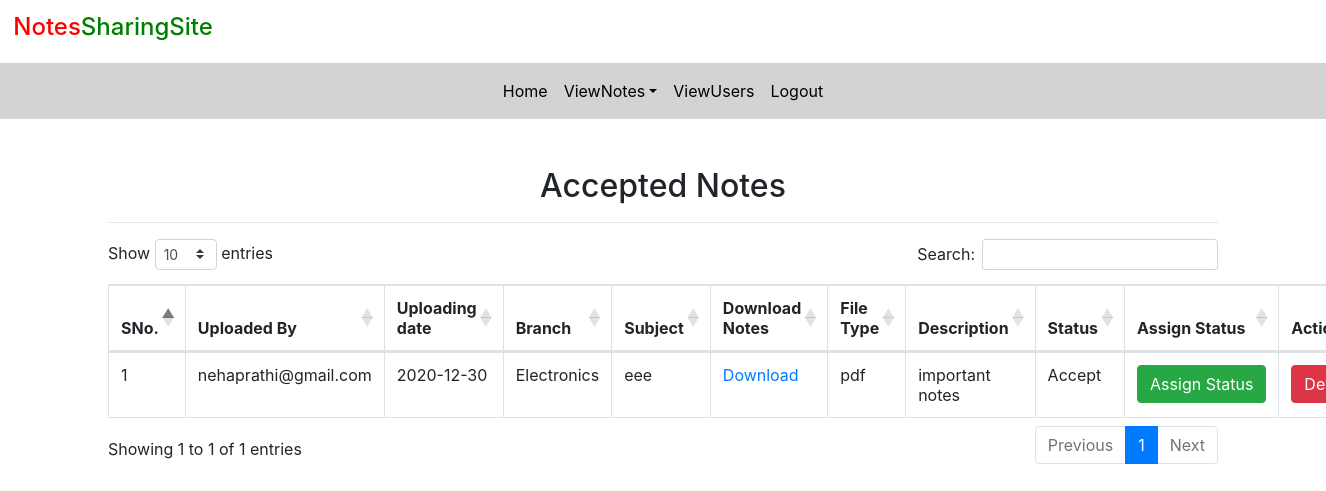
/accepted_notes (signed in), run on an earlier commit of the app's database.
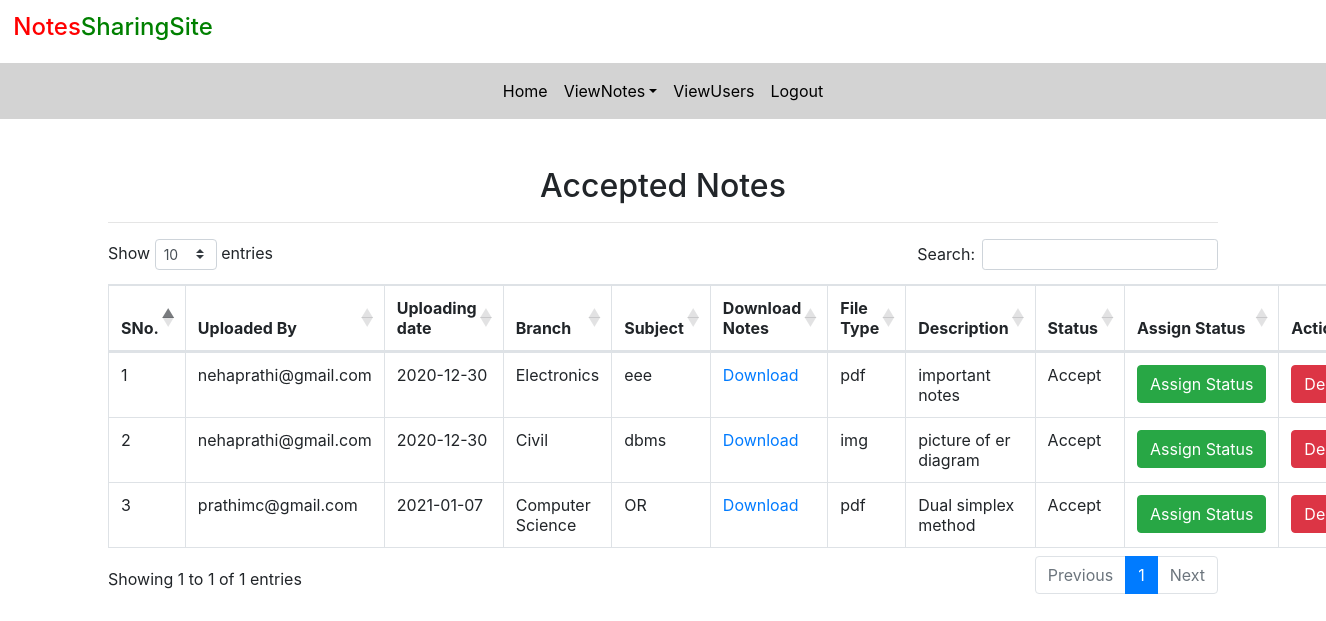
And on a later commit of the database.
### notes/models.py (models this page shows, shortened)
class Notes(models.Model):
	user=models.ForeignKey(User,on_delete=models.CASCADE)
	uploadingdate=models.CharField(max_length=30)
	branch=models.CharField(max_length=30)
	subject=models.CharField(max_length=30)
	notesfile=models.FileField(null=True)
	filetype=models.CharField(max_length=30)
	description=models.CharField(max_length=200,null=True)
	status=models.CharField(max_length=15)

### notes/views.py (the view)
# urls.py: path('accepted_notes',accepted_notes,name='accepted_notes'),
def accepted_notes(request):
	if not request.user.is_authenticated:
		return redirect('login_admin')
	notes = Notes.objects.filter(status="Accept")
	d={'notes':notes}
	return render(request,'accepted_notes.html',d)

### notes/templates/accepted_notes.html (shortened to what this page needs)
{% extends 'admin_nav.html' %}
{% load static %}
{% block body %}
<link rel ="stylesheet" href="https://cdnjs.cloudflare.com/ajax/libs/twitter-bootstrap/4.5.2/css/bootstrap.css">
<link rel ="stylesheet" href="https://cdn.datatables.net/1.10.22/css/dataTables.bootstrap4.min.css">
<div class="container mt-5">
	<h2 class="text-center">Accepted Notes</h2>
			<HR>
			<table class="table table-bordered" id="example">
				<thead>
					<tr>
						<th>SNo.</th>
						<th>Uploaded By</th>
						<th>Uploading date</th>
						<th>Branch</th>
						<th>Subject</th>
						<th>Download Notes</th>
						<th>File Type</th>
						<th>Description</th>
						<th>Status</th>
						<th>Assign Status</th>
						<th>Action</th>
					</tr>
					</thead>
					{% for i in notes %}
					<tbody>
					<tr>
						<td>{{forloop.counter}}</td>
						<td>{{i.user.username}}</td>
						<td>{{i.uploadingdate}}</td>
						<td>{{i.branch}}</td>
						<td>{{i.subject}}</td>
						<td><a href="{{i.notesfile.url}}" download>Download</a></td>
						<td>{{i.filetype}}</td>
						<td>{{i.description}}</td>
						<td>{{i.status}}</td>
						<td><a href="{% url 'assign_status' i.id %}" class="btn btn-success" >Assign&nbsp;Status</a></td>
						<td><a href="{% url 'delete_notes' i.id %}" class="btn btn-danger" onclick="return confirm('Do You want to delete?')">Delete</a></td>
					</tr>
					{% endfor %}
				</tbody>
			</table>
</div>
{% endblock %}

What changed in the data, as far as the page shows it:
now on this page (row edited): Notes: user.username "nehaprathi@gmail.com", uploadingdate "2020-12-30", branch "Civil", subject "dbms", filetype "img", description "picture of er diagram", status "Accept"
added Notes: user.username "prathimc@gmail.com", uploadingdate "2021-01-07", branch "Computer Science", subject "OR", filetype "pdf", description "Dual simplex method", status "Accept"
